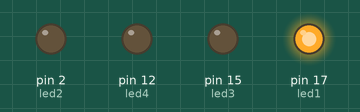
A sketch run on a simulated Arduino Uno, built with avr-gcc and run on an emulated ATmega328P. Shown: output pins drawn as LEDs (lit = HIGH).

Above: at 0.2 s.
At 1.2 s:
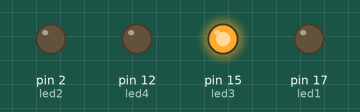
At 1.7 s:
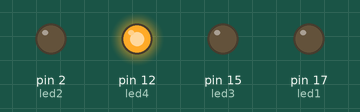
At 3.7 s:
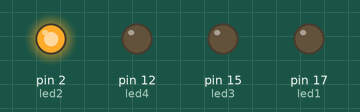
At 5.5 s:
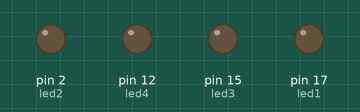
Timing chart, 0 to 6.9 s (numbered marks = the images above):
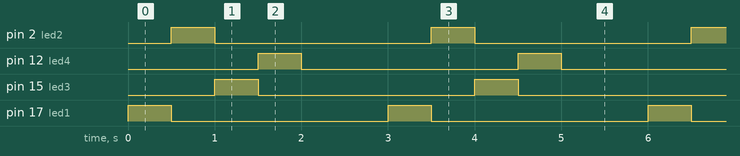

Measured:
- by itself, pin 2 (led2), pin 12 (led4), pin 15 (led3), pin 17 (led1): alternates HIGH for 0.50 s and LOW for 2.5 s
- by itself, everything shown: repeats every 3.0 s, in 5 steps

The sketch:

lab2-1.ino
```cpp
int led1 = 17;
int led2 = 2;
int led3 = 15;
int led4 = 12;
void setup() {
  pinMode(led1,OUTPUT);
  pinMode(led2,OUTPUT);
  pinMode(led3,OUTPUT);
  pinMode(led4,OUTPUT);
 }

void loop() {
  digitalWrite(led1,HIGH);
  delay(500);
  digitalWrite(led1,LOW);

  digitalWrite(led2,HIGH);
  delay(500);
  digitalWrite(led2,LOW);

  digitalWrite(led3,HIGH);
  delay(500);
  digitalWrite(led3,LOW);

  digitalWrite(led4,HIGH);
  delay(500);
  digitalWrite(led4,LOW);
  delay(1000);


}
```
